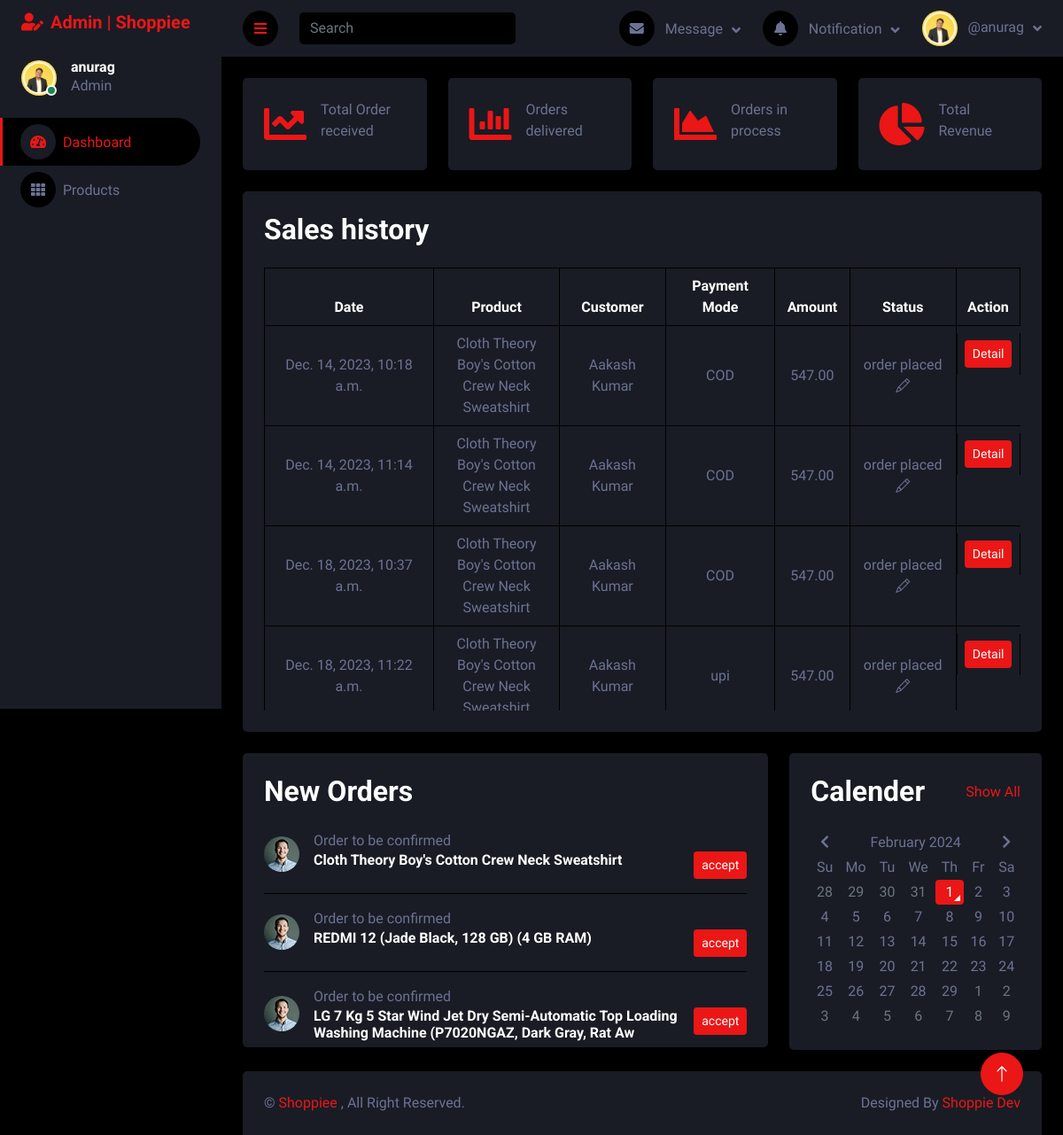
Page /admin-panel/dashboard (signed in) on the earlier database version.
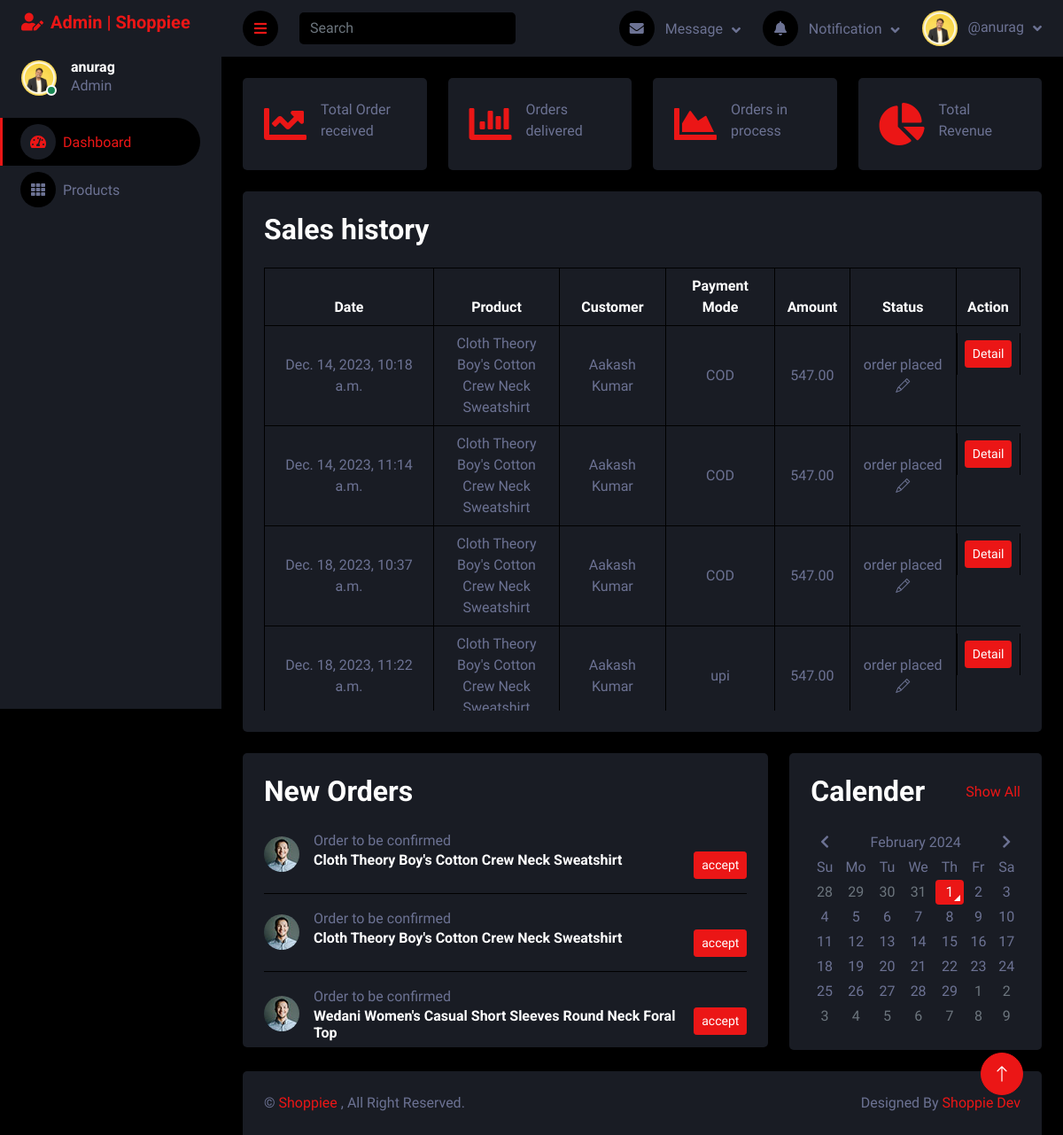
Same page on the later database version.
### orders/models.py (models this page shows, shortened)
class OrderItems(models.Model):
    order = models.ForeignKey(Order, on_delete=models.CASCADE)
    product = models.ForeignKey(Product, on_delete=models.CASCADE)
    quantity = models.PositiveIntegerField()
    status = models.CharField(max_length=255, default='waiting for confirmation')

class Order(models.Model):
    user = models.ForeignKey(User, on_delete=models.CASCADE)
    delivery_address = models.ForeignKey(Address, on_delete=models.SET_NULL, null=True)
    order_date = models.DateTimeField(auto_now_add=True)
    total_bill = models.IntegerField(blank=True, null=True)
    transaction_id = models.CharField(max_length=100, blank=True)
    payment_method = models.CharField(max_length=20, choices=payment_choices)
    is_delivered = models.BooleanField(default=False)
    is_confirmed = models.BooleanField(default=False)

### product/models.py (models this page shows, shortened)
class Product(models.Model):
    product_name = models.CharField(max_length=100)
    product_desc = models.CharField(max_length=600)
    category = models.ForeignKey(ProductCategory, on_delete=models.SET_NULL, null=True)
    brand = models.ForeignKey(Brand, on_delete=models.SET_NULL, null=True)
    color = models.ForeignKey(Color, on_delete=models.SET_NULL, null=True, blank=True)
    mdl = models.ForeignKey(Mdl, on_delete=models.CASCADE, null=True, blank=True)
    price = models.DecimalField(max_digits=10, decimal_places=2)
    user = models.ForeignKey(User, on_delete=models.CASCADE)
    stock_quantity = models.PositiveIntegerField()
    image1 = models.ImageField(upload_to = 'static/')
    image2 = models.ImageField(upload_to = 'static/')
    image3 = models.ImageField(upload_to = 'static/')
    image4 = models.ImageField(upload_to = 'static/', blank=True)
    image5 = models.ImageField(upload_to = 'static/', blank=True)

### account/models.py (models this page shows)
class User(AbstractUser):
    mobile = models.CharField(max_length=20, blank=True)
    user_type = models.CharField(max_length=10, choices=user_choices, blank=True)
    profile_pic = models.ImageField(upload_to='static/', default='./static/default_profile_pic.webp', blank=True, null=True)
    objects = UserManager()
    USERNAME_FIELD = 'username'
    def __str__(self) -> str:
        return self.username

### orders/views.py (the view)
# urls.py: path('admin-panel/dashboard', views.admin_home),
@login_required(login_url='/adminlogin')
def admin_home(request):
    return render(request, 'admin_template/index.html', {'order_detail' : OrderItems.objects.filter(product__user=request.user)})

### templates/admin_template/index.html (shortened to what the changed rows need)
{% extends './adminBase.html' %}
{% load static %}
{% block content %}
<div class="container-fluid pt-4 px-4">
    <div class="bg-secondary text-center rounded p-4">
        <div class="d-flex align-items-center justify-content-between mb-4">
            <h2 class="mb-0">Sales history</h2>
        </div>
        <div class="table-responsive" style="height: 500px; overflow: auto;">
            <table id="orderTable" class="table text-start align-middle table-bordered table-hover mb-0">
                <thead>
                    <tr class="text-white">
                        <th scope="col" class="text-center">Date</th>
                        <th scope="col" class="col-2 text-center">Product</th>
                        <th scope="col" class="text-center">Customer</th>
                        <th scope="col" class="text-center">Payment Mode</th>
                        <th scope="col" class="text-center">Amount</th>
                        <th scope="col" class="text-center">Status</th>
                        <th scope="col" class="text-center">Action</th>
                    </tr>
                </thead>
                <tbody>
                    {% for order in order_detail %}
                    {% if order.status != 'waiting for confirmation' %}
                        <tr>
                            <td class="text-center">{{order.order.order_date}}</td>
                            <td class="text-center"><a href="/add-product/{{user}}/{{order.product.id}}" class="text-light">{{order.product.product_name}}</a></td>
                            <td class="text-center">{{order.order.user.first_name}} {{order.order.user.last_name}}</td>
                            <td class="text-center">{{order.order.payment_method}}</td>
                            <td class="text-center price">{{order.product.price}}</td>
                            <td class="text-center status" data-order-id={{order.id}} data-order-status="{{order.status}}">{{order.status}}<i class="bi bi-pencil"  data-bs-toggle="modal" data-bs-target="#myModal"></i></td>
                            <td class="d-flex justify-content-center mt-2"><a class="btn btn-sm btn-primary" href="/admin-order/{{user}}/{{order.order.id}}">Detail</a></td>
                        </tr>
                    {% endif %}
                    {% endfor %}
                </tbody>
            </table>
        </div>
    </div>
</div>
<div class="container-fluid pt-4 px-4">
    <div class="row g-4">
        <div class="col-sm-12 col-md-8 col-xl-8">
            <div class="bg-secondary rounded p-4" style="height: 332px; overflow: auto;">
                <div class="d-flex align-items-center justify-content-between mb-2">
                    <h2 class="mb-0">New Orders</h2>
                </div>
                {% for order in order_detail %}
                    {% if order.status == 'waiting for confirmation' %}
                        <div class="pending-order d-flex align-items-center border-bottom py-3">
                            <img class="rounded-circle flex-shrink-0" src="{% static 'img2/user.jpg' %}" alt=""
                                style="width: 40px; height: 40px;">
                                <div class="w-100 ms-3">
                                <span>Order to be confirmed</span>
                                <div class="d-flex w-100 justify-content-between">
                                    <h6 class="mb-0">{{order.product.product_name}}</h6>
                                    <small><button data-order-id="{{order.id}}" data-order-status="order placed" class="cnf-order  btn btn-primary btn-sm">accept</button></small>
                                </div>
                            </div>
                        </div>
                    {% endif %}
                {% endfor %}
            </div>
        </div>
        <div class="col-sm-12 col-md-4 col-xl-4">
            <div class="h-100 bg-secondary rounded p-4">
                <div class="d-flex align-items-center justify-content-between mb-4">
                    <h2 class="mb-0">Calender</h2>
                </div>
            </div>
        </div>
    </div>
</div>
{% endblock %}

Differences in the rows shown:
no longer on this page (row unchanged): OrderItems: product.product_name "REDMI 12 (Jade Black, 128 GB) (4 GB RAM)", shown under "New Orders"
no longer on this page (row unchanged): OrderItems: product.product_name "LG 7 Kg 5 Star Wind Jet Dry Semi-Automatic Top Loading Washing Machine (P7020NGAZ, Dark Gray, Rat Aw", shown under "New Orders"
added OrderItems: product.product_name "Cloth Theory Boy's Cotton Crew Neck Sweatshirt", shown under "New Orders"
added OrderItems: product.product_name "Wedani Women's Casual Short Sleeves Round Neck Foral Top", shown under "New Orders"
